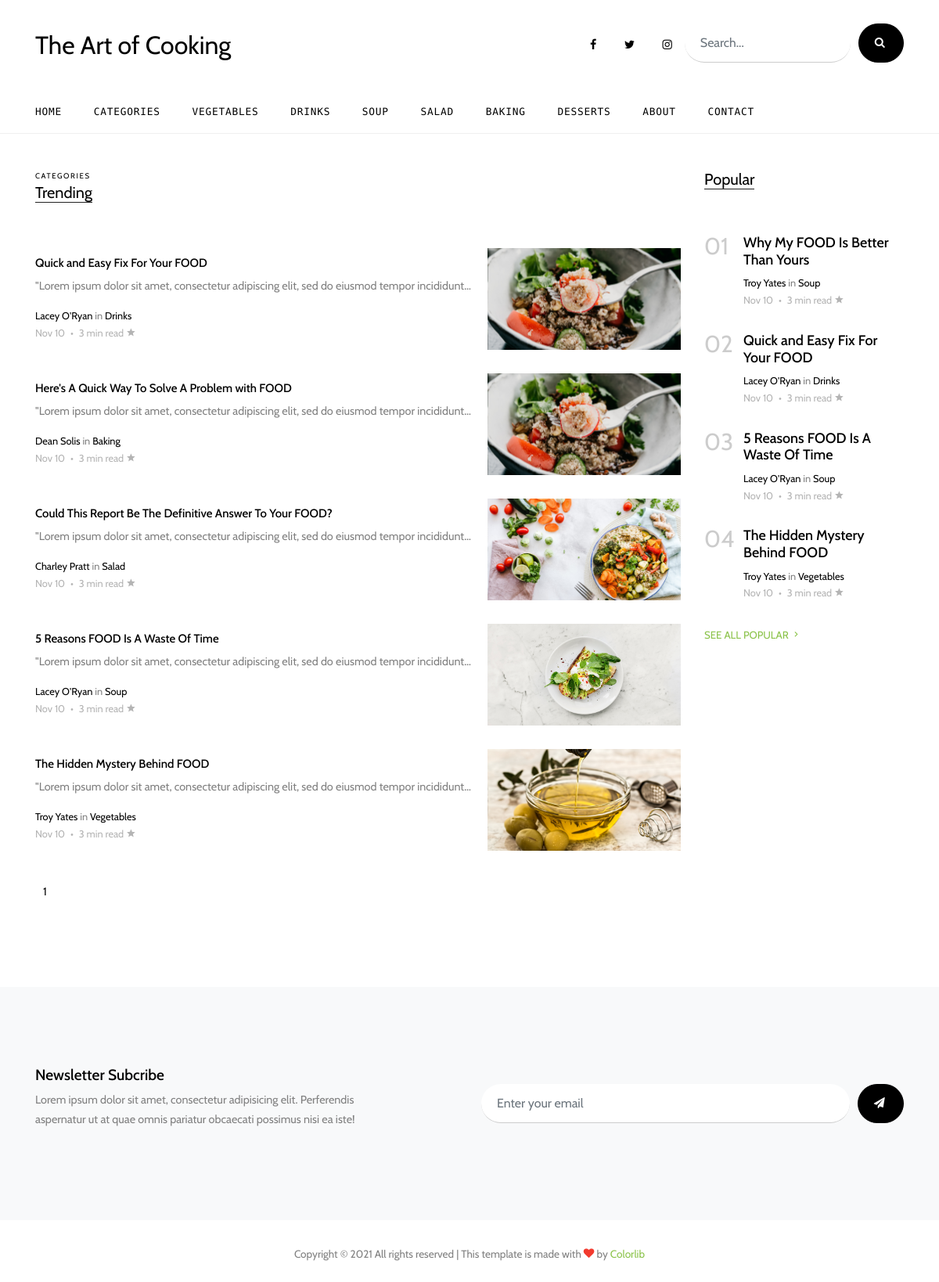
/articles/trending/, run on the app's committed database.
### blog/models.py (models this page shows, shortened)
class Category(models.Model):
    name = models.CharField(max_length=150)
    summary = models.TextField()
    slug = models.SlugField(unique=True)
    timestamp = models.DateTimeField(auto_now=False, auto_now_add=True)
    is_featured = models.BooleanField(default=False)
    class Meta:
        verbose_name_plural = "categories"
    def __str__(self):
        return self.name
    def get_absolute_url(self):
        return reverse("blog:category_detail", kwargs={"slug": self.slug})

class Article(models.Model):
    author = models.ForeignKey("Author", on_delete=models.DO_NOTHING)
    title = models.CharField(max_length=250)
    body = models.TextField()
    image = models.ImageField(upload_to="image/%y/%m/%d/", height_field="height_field", width_field="width_field", blank=True)
    height_field = models.IntegerField(default=0)
    width_field = models.IntegerField(default=0)
    slug = models.SlugField(unique=True)
    category = models.ForeignKey("Category", on_delete=models.DO_NOTHING)
    tag = models.ManyToManyField("Tag", blank=True)
    view_count= models.IntegerField(default=0)
    timestamp = models.DateTimeField(auto_now=False, auto_now_add=True)
    updated = models.DateTimeField(auto_now=True, auto_now_add=False)
    is_published = models.BooleanField(default=True)
    is_trending = models.BooleanField(default=False)
    is_editors_pick = models.BooleanField(default=False)
    is_featured = models.BooleanField(default=False)
    def __str__(self):
        return self.title
    def get_absolute_url(self):
        return reverse("blog:article_detail", kwargs={"slug": self.slug})

class Author(models.Model):
    name = models.CharField(max_length=150)
    summary = models.TextField()
    date_joined = models.DateTimeField(auto_now=False, auto_now_add=True)
    image = models.ImageField(upload_to="image/%y/%m/%d/", blank=True)
    is_featured = models.BooleanField(default=False)
    def __str__(self):
        return self.name

### blog/views.py (the view)
# urls.py: path("articles/<filter>/", views.FilteredArticleListView.as_view(), name="filtered_article"),
class FilteredArticleListView(TemplateView):
    template_name = "blog/filtered_article_list.html"
    def get_context_data(self, **kwargs):
        print(kwargs)
        if "popular" in kwargs['filter']:
            query = "Popular"
            queryset = Article.objects.order_by("-view_count")
            side_title = "Trending"
            side_articles = Article.objects.order_by("-timestamp").filter(is_trending=True)
        elif "trending" in kwargs['filter']:
            query = "Trending"
            queryset = Article.objects.order_by("-timestamp").filter(is_trending=True)
            side_title = "Popular"
            side_articles = Article.objects.order_by("-view_count")
        else:
            no_queryset = "There are no articles at this time. Please check back later"
            side_title = "Popular"
            side_articles = Article.objects.order_by("-view_count")
        if queryset:
            paginator = Paginator(queryset, 6)
            page_number = self.request.GET.get("page")
            page_obj = paginator.get_page(page_number)
        cat_query = Category.objects.all()
        print(queryset)
        context = super().get_context_data(**kwargs)
        try:
            context["query"] = query
            context["page_obj"] = page_obj
        except:
            context["no_filtered_articles"] = no_queryset
        context["side_articles"] = side_articles[:4]
        context["side_title"] = side_title
        context["categories"] = cat_query
        return context

### blog/templates/blog/filtered_article_list.html (shortened to what this page needs)
{% extends 'base.html' %}
{% load static %}
{% block content %}
<div class="site-section">
    <div class="container">
        <div class="row">
            <div class="col-lg-9">
                <div class="section-title">
                    <span class="caption d-block small">Categories</span>
                    <h2>{{query}}</h2>
                </div>
                {% if page_obj %}
                    {% for article in page_obj %}
                    <div class="post-entry-2 d-flex">
                        <div class="thumbnail order-md-2" style="background-image: url('../../../../.{{article.image.url}}')"></div>
                        <div class="contents order-md-1 pl-0">
                            <h2><a href="{{article.get_absolute_url}}">{{article.title}}</a></h2>
                            <p class="mb-3 text-truncate">{{article.body}}</p>
                            <div class="post-meta">
                                <span class="d-block"><a href="#">{{article.author}}</a> in <a href="#">{{article.category}}</a></span>
                                <span class="date-read">{{article.timestamp|date:"M d"}} <span class="mx-1">&bullet;</span> 3 min read <span
                                        class="icon-star2"></span></span>
                            </div>
                        </div>
                    </div>
                    {% endfor %}
                {% else %}
                    <div class="post-entry-2 d-flex">
                        <div class="contents order-md-1 pl-0">
                            <h2>{{no_queryset}}</h2>
                        </div>
                    </div>
                {% endif %}
            </div>
            <div class="col-lg-3">
                <div class="section-title">
                    <h2>{{side_title}}</h2>
                </div>
                {% if side_articles %}
                    {% for article in side_articles %}
                        <div class="trend-entry d-flex">
                            <div class="number align-self-start">0{{forloop.counter}}</div>
                            <div class="trend-contents">
                                <h2><a href="{{article.get_absolute_url}}">{{article.title}}</a></h2>
                                <div class="post-meta">
                                    <span class="d-block"><a href="#">{{article.author}}</a> in <a href="#">{{article.category}}</a></span>
                                    <span class="date-read">{{article.timestamp|date:"M d"}} <span class="mx-1">&bullet;</span> 3 min read
                                        <span class="icon-star2"></span></span>
                                </div>
                            </div>
                        </div>
                    {% endfor %}
                    <p><a href="#" class="more">See All Popular <span class="icon-keyboard_arrow_right"></span></a></p>
                {% else %}
                <div class="trend-entry d-flex">
                    <div class="trend-contents">
                        <h2>There are no articles at this time. Please check back later</h2>
                    </div>
                </div>
                {% endif %}
            </div>
        </div>
        {% if page_obj %}
        <div class="row">
            <div class="col-lg-6">
                <ul class="custom-pagination list-unstyled">
                    <li class="active"><a href="?page={{page_obj.number}}">{{page_obj.number}}</a></li>
                </ul>
            </div>
        </div>
        {% endif %}
    </div>
</div>
{% endblock content %}

### blog/templates/includes/navbar.html (shortened to what this page needs)
<div class="header-top">
    <div class="container">
        <div class="row align-items-center">
            <div class="col-12 col-lg-6 d-flex">
                <a href="{% url 'blog:home' %}" class="site-logo">
                    The Art of Cooking
                </a>
            </div>
            <div class="col-12 col-lg-6 ml-auto d-flex">
                <div class="ml-md-auto top-social d-none d-lg-inline-block">
                    <a href="#" class="d-inline-block p-3"><span class="icon-facebook"></span></a>
                    <a href="#" class="d-inline-block p-3"><span class="icon-twitter"></span></a>
                    <a href="#" class="d-inline-block p-3"><span class="icon-instagram"></span></a>
                </div>
                <form action="{% url 'blog:search' %}" class="search-form d-inline-block">
                    <div class="d-flex">
                        <input type="search" name="q" class="form-control" placeholder="Search...">
                        <button type="submit" class="btn btn-secondary"><span class="icon-search"></span></button>
                    </div>
                </form>
            </div>
        </div>
    </div>
    <div class="site-navbar py-2 js-sticky-header site-navbar-target d-none pl-0 d-lg-block" role="banner">
        <div class="container">
            <div class="d-flex align-items-center">
                <div class="mr-auto">
                    <nav class="site-navigation position-relative text-right" role="navigation">
                        <ul class="site-menu main-menu js-clone-nav mr-auto d-none pl-0 d-lg-block">
                            <li
                                 >
                                <a href="{% url 'blog:home' %}" class="nav-link text-left">Home</a>
                            </li>
                            <li
                                >
                                <a href="{% url 'blog:category_list' %}" class="nav-link text-left">Categories</a>
                            </li>
                            {% for category in categories %}
                                <li
                                    >
                                    <a href="{{category.get_absolute_url}}" class="nav-link text-left">{{category.name}}</a>
                                </li>
                            {% endfor %}
                            <li
                                >
                            <a href="{% url 'blog:about' %}" class="nav-link text-left">About</a></li>
                            <li
                                >
                            <a href="{% url 'blog:contact' %}" class="nav-link text-left">Contact</a></li>
                        </ul>
                    </nav>
                </div>
            </div>
        </div>
    </div>
</div>

### data on the page
Category: name "VEGETABLES"
Category: name "DRINKS"
Category: name "SOUP"
Category: name "SALAD"
Category: name "BAKING"
Category: name "DESSERTS"
Article: image (picture), title "Quick and Easy Fix For Your FOOD", body "\"Lorem ipsum dolor sit amet, consectetur adipiscing elit, sed do eiusmod tempor incididunt…", author "Lacey O'Ryan", category "Drinks", timestamp "Nov 10"
Article: image (picture), title "Here's A Quick Way To Solve A Problem with FOOD", body "\"Lorem ipsum dolor sit amet, consectetur adipiscing elit, sed do eiusmod tempor incididunt…", author "Dean Solis", category "Baking", timestamp "Nov 10"
Article: image (picture), title "Could This Report Be The Definitive Answer To Your FOOD?", body "\"Lorem ipsum dolor sit amet, consectetur adipiscing elit, sed do eiusmod tempor incididunt…", author "Charley Pratt", category "Salad", timestamp "Nov 10"
Article: image (picture), title "5 Reasons FOOD Is A Waste Of Time", body "\"Lorem ipsum dolor sit amet, consectetur adipiscing elit, sed do eiusmod tempor incididunt…", author "Lacey O'Ryan", category "Soup", timestamp "Nov 10"
Article: image (picture), title "The Hidden Mystery Behind FOOD", body "\"Lorem ipsum dolor sit amet, consectetur adipiscing elit, sed do eiusmod tempor incididunt…", author "Troy Yates", category "Vegetables", timestamp "Nov 10"
Article: title "Why My FOOD Is Better Than Yours", author "Troy Yates", category "Soup", timestamp "Nov 10"

### other printed values
{{ query }} "Trending"
{{ side_title }} "Popular"
{{ page_obj.number }} "1"
